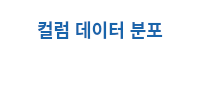
<?xml version="1.0" encoding="UTF-8"?>
<ui version="4.0">
 <class>DistributionDialog</class>
 <widget class="QDialog" name="DistributionDialog">
  <property name="windowTitle">
   <string>데이터 분포 시각화</string>
  </property>
  <property name="styleSheet">
   <string notr="true">
QDialog#DistributionDialog {
    background: white;
}
QLabel#title_label {
    color: #1864ab;
    font-size: 18px;
    font-weight: bold;
}
   </string>
  </property>
  <layout class="QVBoxLayout" name="verticalLayout">
   <item>
    <widget class="QLabel" name="title_label">
     <property name="text">
      <string>컬럼 데이터 분포</string>
     </property>
     <property name="alignment">
      <set>Qt::AlignCenter</set>
     </property>
    </widget>
   </item>
   <item>
    <widget class="QWidget" name="plot_area" native="true"/>
   </item>
  </layout>
 </widget>
</ui>
